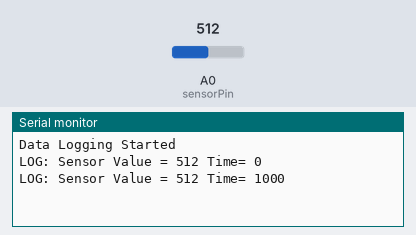
The sketch below on a simulated Arduino Uno, built with avr-gcc and run on an emulated ATmega328P. Shown: the last lines printed to the serial monitor. The inputs (shaded band) are chosen by the test bench; at power-on: A0 (sensorPin) = 512.

Above: at 1.8 s.
1.9 s: A0 (sensorPin) set to 716
At 2.8 s:
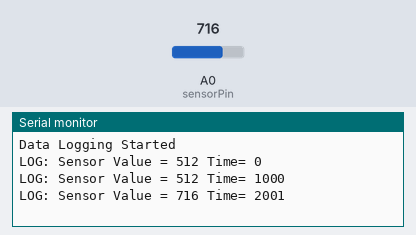
3.4 s: A0 (sensorPin) set to 900
At 4.4 s:
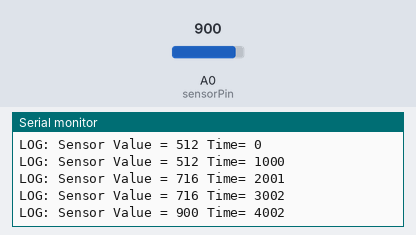
Timing chart, 0 to 6.4 s (numbered marks = the images above; inputs shaded):
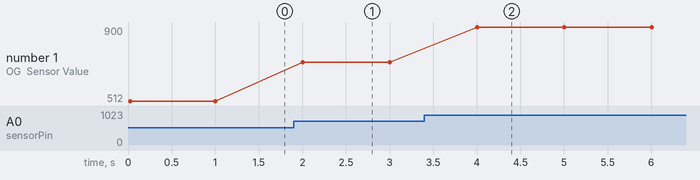

Measured:
- after the input at 1.9 s, the serial monitor: prints a new line after 0.10 s (image 1)
- after the input at 3.4 s, the serial monitor: prints a new line after 0.60 s (image 2)
- plotted number 1: 512 → 716 after the input at 1.9 s, 716 → 900 after the input at 3.4 s

The sketch:

code.ino
```cpp
int sensorPin = A0;
int value;
void setup() {
  Serial.begin(9600);
  Serial.println("Data Logging Started");

}

void loop() {
  value = analogRead(sensorPin);
  Serial.print("LOG: ");
  Serial.print("Sensor Value = ");
  Serial.print(value);
  Serial.print(" Time= ");
  Serial.println(millis());
  delay(1000);

}
```
